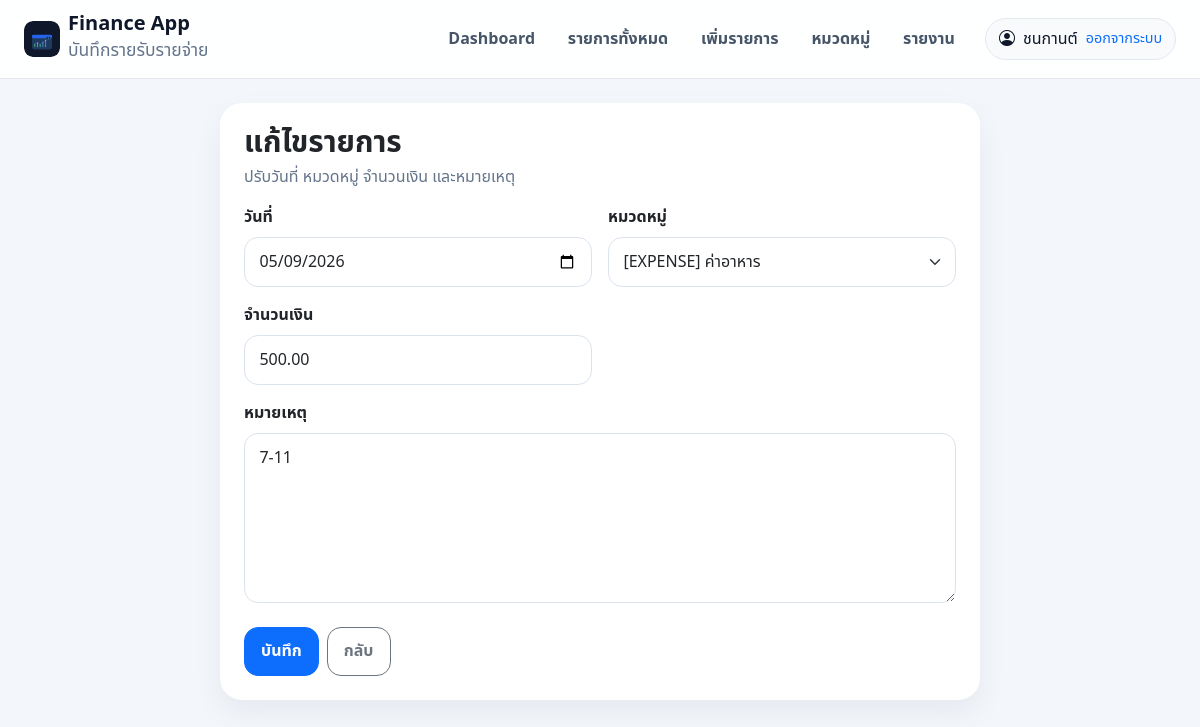
The app's page /edit.php?entry_id=743 (signed in) with its own data.
### tables this page shows
CREATE TABLE `entries` (
  `id` int(11) NOT NULL AUTO_INCREMENT,
  `category_id` int(11) NOT NULL,
  `entry_date` date NOT NULL,
  `amount` decimal(12,2) NOT NULL DEFAULT '0.00',
  `note` text,
  `created_at` datetime NOT NULL,
  `updated_at` datetime DEFAULT NULL,
  `user_id` int(11) DEFAULT NULL,
  PRIMARY KEY (`id`),
  KEY `idx_category_id` (`category_id`),
  KEY `idx_entry_date` (`entry_date`),
  KEY `idx_entries_user_id` (`user_id`),
  KEY `idx_entries_user_date_category` (`user_id`,`entry_date`,`category_id`),
  KEY `idx_entries_user_category_date` (`user_id`,`category_id`,`entry_date`),
  CONSTRAINT `fk_entries_category` FOREIGN KEY (`category_id`) REFERENCES `categories` (`id`) ON UPDATE CASCADE
);

### config/functions.php (called while the page is built, shortened)
<?php
function h($value)
{
    return htmlspecialchars((string)$value, ENT_QUOTES, 'UTF-8');
}

### edit.php (the view, shortened to what this page needs)
<?php
include 'config/db.php';
include 'config/functions.php';
mysqli_set_charset($conn, 'utf8');
$userId = (int)$_SESSION['user_id'];
$entryId = isset($_GET['entry_id']) ? (int)$_GET['entry_id'] : 0;
    ?>
    <?php
if ($entryId > 0) {
    $rs = mysqli_query($conn, "
        SELECT e.id, e.entry_date, e.amount, e.note, e.category_id
        FROM entries e
        INNER JOIN categories c ON e.category_id = c.id
        WHERE e.id = {$entryId} AND e.user_id = {$userId} AND c.user_id = {$userId}
        LIMIT 1
    ");
    $entry = mysqli_fetch_assoc($rs);
    $cats = array();
    $rsCats = mysqli_query($conn, "SELECT id, name, type FROM categories WHERE is_active = 1 AND user_id = {$userId} ORDER BY FIELD(type,'income','saving','expense'), sort_order ASC, id ASC");
    if ($rsCats) {
        while ($row = mysqli_fetch_assoc($rsCats)) {
            $cats[] = $row;
        }
    }
    include 'partials/header.php';
    ?>
    <div class="row justify-content-center">
        <div class="col-12 col-xl-8">
            <div class="card card-soft">
                <div class="card-body p-3 p-lg-4">
                    <div class="page-header mb-3">
                        <div>
                            <h1 class="page-title h3 mb-1">แก้ไขรายการ</h1>
                            <p class="page-subtitle">ปรับวันที่ หมวดหมู่ จำนวนเงิน และหมายเหตุ</p>
                        </div>
                    </div>
                    <form method="post" action="save_entry.php">
                        <div class="row g-3">
                            <div class="col-md-6">
                                <label class="form-label fw-semibold">วันที่</label>
                                <input type="date" name="entry_date" class="form-control" value="<?php echo h($entry['entry_date']); ?>" required>
                            </div>
                            <div class="col-md-6">
                                <label class="form-label fw-semibold">หมวดหมู่</label>
                                <select name="category_id" class="form-select" required>
                                    <?php foreach ($cats as $cat): ?>
                                        <option value="<?php echo (int)$cat['id']; ?>" <?php echo ((int)$entry['category_id']===(int)$cat['id'])?'selected':''; ?>>
                                            [<?php echo strtoupper(h($cat['type'])); ?>] <?php echo h($cat['name']); ?>
                                        </option>
                                    <?php endforeach; ?>
                                </select>
                            </div>
                            <div class="col-md-6">
                                <label class="form-label fw-semibold">จำนวนเงิน</label>
                                <input type="number" name="amount" class="form-control" step="0.01" min="0.01" value="<?php echo h($entry['amount']); ?>" required>
                            </div>
                            <div class="col-12">
                                <label class="form-label fw-semibold">หมายเหตุ</label>
                                <textarea name="note" class="form-control" rows="6"><?php echo h($entry['note']); ?></textarea>
                            </div>
                        </div>
                        <div class="d-flex gap-2 flex-wrap mt-4">
                            <button type="submit" class="btn btn-primary">บันทึก</button>
                            <a href="entries.php?year=<?php echo (int)date('Y', strtotime($entry['entry_date'])) + 543; ?>" class="btn btn-outline-secondary">กลับ</a>
                        </div>
                    </form>
                </div>
            </div>
        </div>
    </div>
    <?php
    include 'partials/footer.php';
    exit;
}
die('ไม่พบข้อมูลที่ต้องการแก้ไข');

### assets/css/style.css (style rules this page uses)
body { font-family:"Noto Sans Thai",system-ui,-apple-system,sans-serif;background:#f3f6fb;color:#0f172a }
.card-soft { border:none;border-radius:22px;background:#fff;box-shadow:0 12px 30px rgba(15,23,42,.06) }
.page-header { display:flex;justify-content:space-between;align-items:flex-start;gap:1rem;flex-wrap:wrap;margin-bottom:1.25rem }
.page-title { font-size:1.85rem;font-weight:800;line-height:1.1;margin:0 }
.page-subtitle { margin:.35rem 0 0;color:#64748b }
.btn { border-radius:14px;font-weight:700;padding:.7rem 1rem }
.form-control,.form-select { border-radius:14px;padding:.75rem .9rem;border-color:#dbe3ef }

### records on screen
entries: entry_date "05/09/2026", category_id "[EXPENSE] ค่าอาหาร", amount "500.00", note "7-11"

### other values on screen
$display_name "ชนกานต์"
